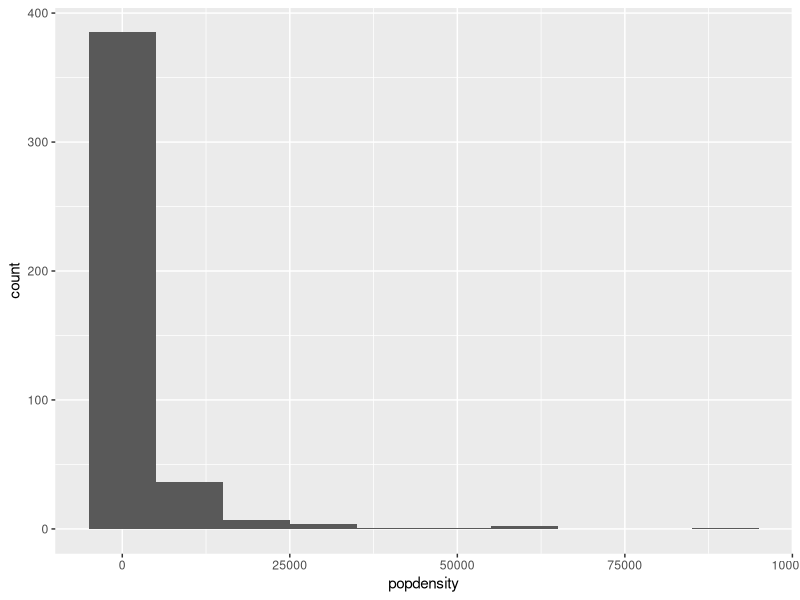
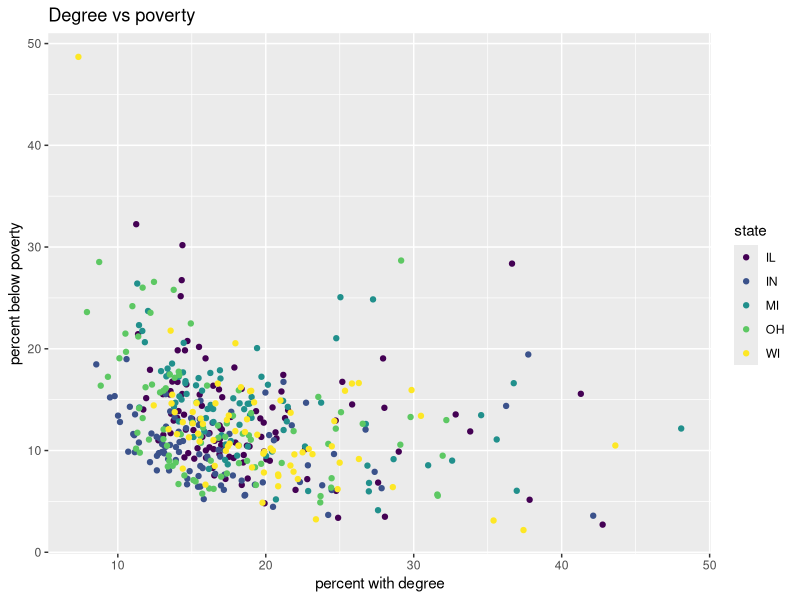
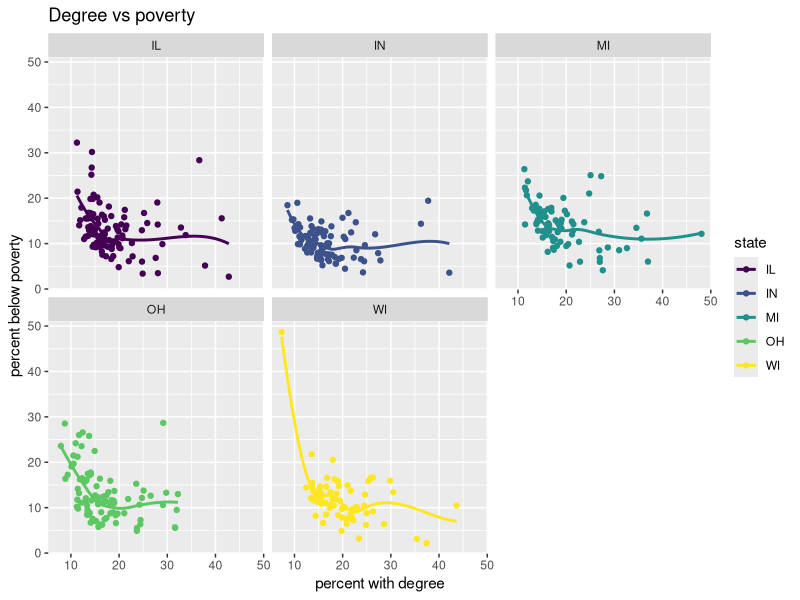
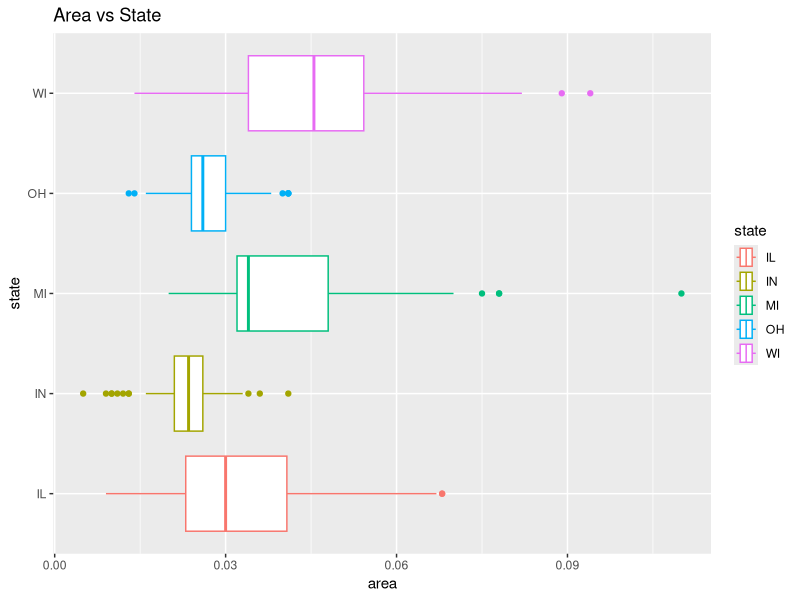
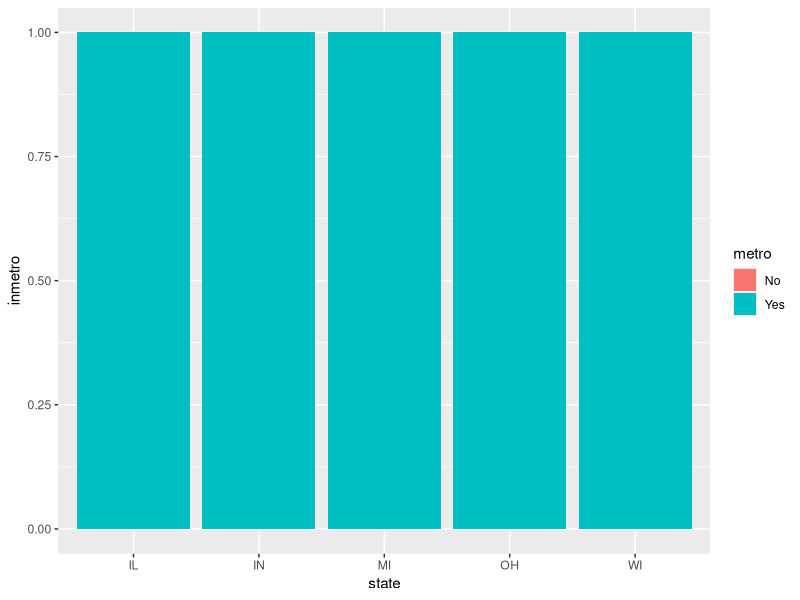

These figures' R source, in order:
## ---- chunk 1
#| label: load-packages
#| message: false

library(tidyverse)
library(viridis)
## ---- chunk 2
ggplot(data = midwest,
       aes(x = popdensity)) +
  geom_histogram(binwidth = 10000)
## ---- chunk 3
ggplot(data = midwest,
       aes(x=percollege, y =percbelowpoverty, color = state)) +
  geom_point() +
  labs(x = "percent with degree",
       y ="percent below poverty",
       title = "Degree vs poverty") +
  scale_color_viridis_d()
## ---- chunk 4
ggplot(data = midwest,
       aes(x=percollege, y =percbelowpoverty, color = state))+
  geom_point() +
  labs(x = "percent with degree",
       y ="percent below poverty",
       title = "Degree vs poverty")+
  scale_color_viridis_d()+
  facet_wrap("state")+
  geom_smooth(se=FALSE)


## ---- chunk 5
ggplot(data = midwest,
       aes(x=area, y =state, color = state))+
  geom_boxplot() +
  labs(x = "area",
       y ="state",
       title = "Area vs State")
## ---- chunk 6
midwest <- midwest |>
  mutate(metro = if_else(inmetro == 1, "Yes", "No"))

ggplot(data = midwest, 
       aes(x = state, y = inmetro, fill = metro)) + geom_bar(position = "fill", stat = "identity")
